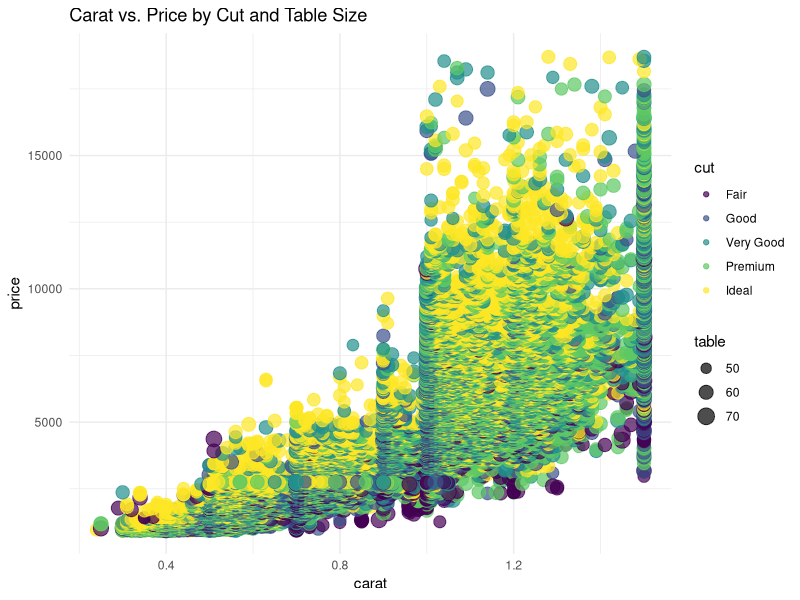
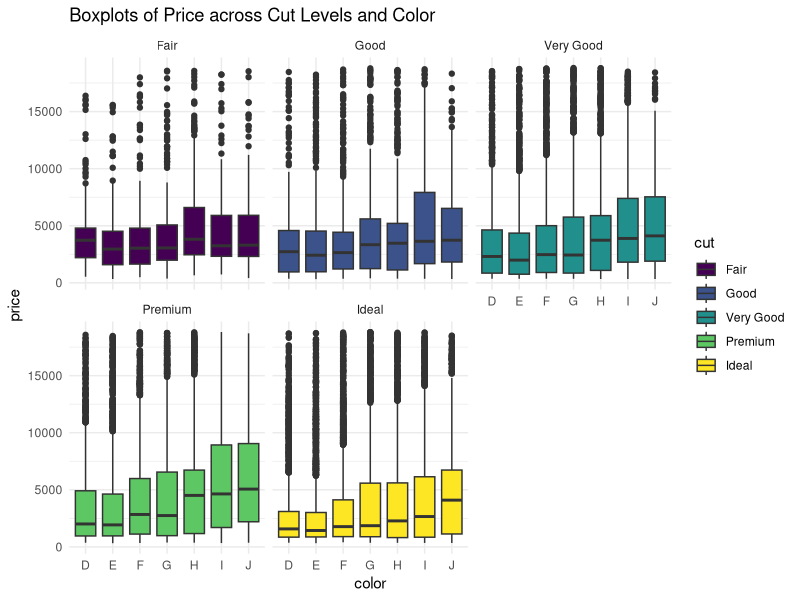
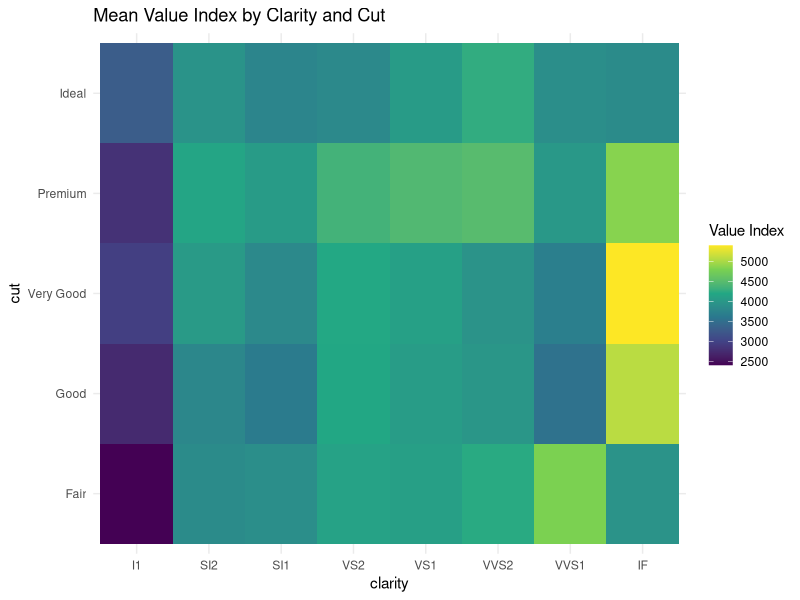

Reproduce these figures in R, in order.
## ---- chunk 1
knitr::opts_chunk$set(echo = TRUE)
## ---- chunk 2
# Load necessary libraries

library(ggplot2)
library(dplyr)
library(tidyr)
library(patchwork) 

# Load diamonds data set
data("diamonds")
## ---- chunk 3
diamonds %>%
  group_by(cut) %>%
  summarize(
    avg_price = mean(price),
    avg_carat = mean(carat),
    avg_depth = mean(depth),
    avg_table = mean(table),
    .groups = "drop"
  )
## ---- chunk 4
price_25th <- quantile(diamonds$price, 0.25)
carat_90th <- quantile(diamonds$carat, 0.90)

diamonds_focused <- diamonds %>%
  filter(price > price_25th, carat < carat_90th)
diamonds_focused
## ---- chunk 5
diamonds_focused %>%
  group_by(color, clarity) %>%
  summarize(
    median_price = median(price),
    median_carat = median(carat),
    .groups = "drop"
  )
## ---- chunk 6
ggplot(diamonds_focused, aes(x = carat, y = price, color = cut, size = table)) +
  geom_point(alpha = 0.7) +
  scale_color_viridis_d() +
  labs(title = "Carat vs. Price by Cut and Table Size") +
  theme_minimal()
## ---- chunk 7
ggplot(diamonds, aes(x = color, y = price, fill = cut)) +
  geom_boxplot() +
  facet_wrap(~cut) +
  theme_minimal() +
  labs(title = "Boxplots of Price across Cut Levels and Color")
## ---- chunk 8
diamonds <- diamonds %>%
  mutate(value_index = price / carat)

## ---- chunk 9
mean_value_index <- diamonds %>%
  group_by(clarity, cut) %>%
  summarize(mean_value_index = mean(value_index), .groups = "drop")

ggplot(mean_value_index, aes(x = clarity, y = cut, fill = mean_value_index)) +
  geom_tile() +
  scale_fill_viridis_c() +
  labs(title = "Mean Value Index by Clarity and Cut", fill = "Value Index") +
  theme_minimal()
